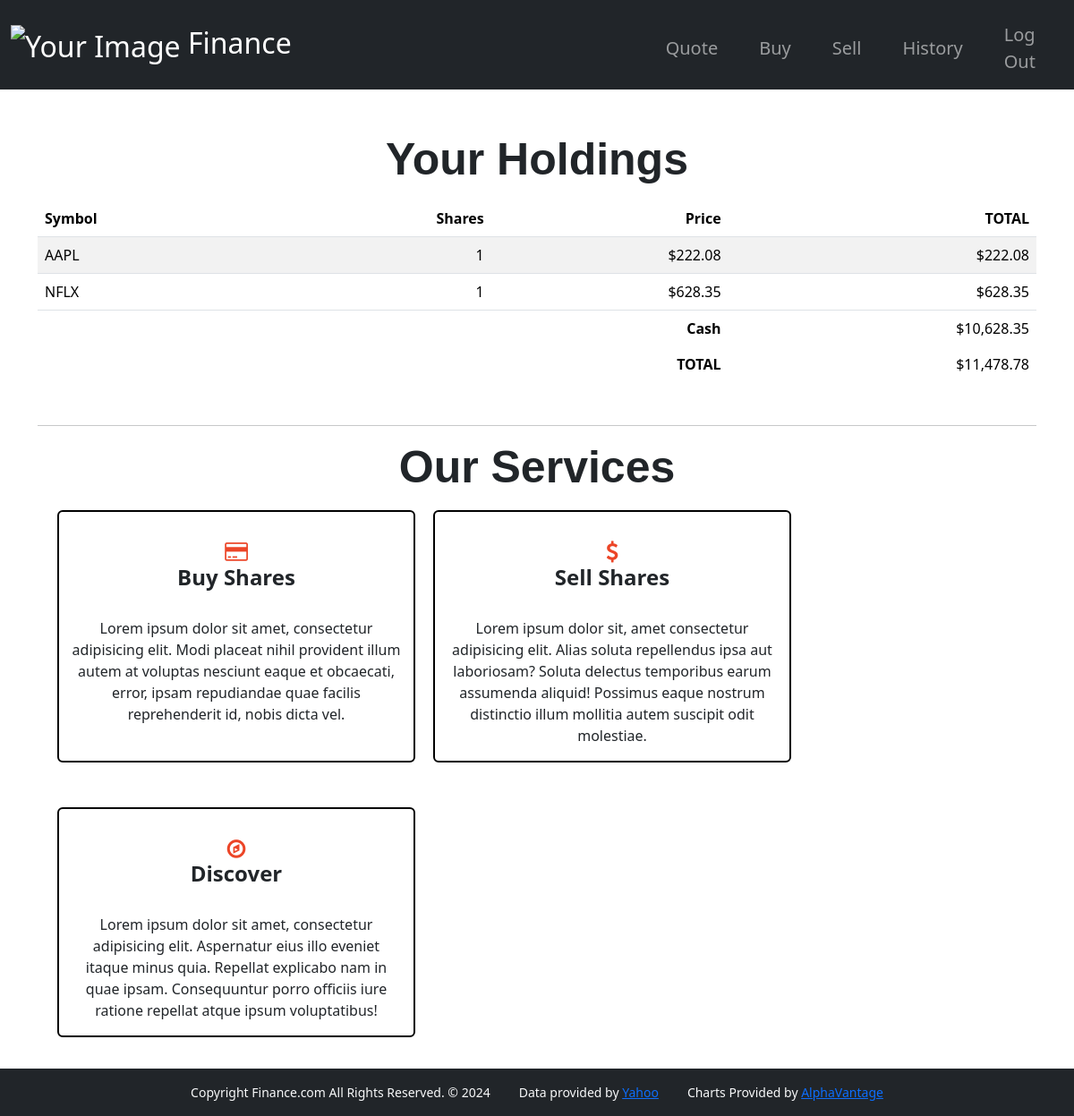
The page / (signed in) on the database its author committed.
### tables this page shows
CREATE TABLE "transactions" (buy_id INTEGER NOT NULL , symbol TEXT NOT NULL , price INTEGER , shares INTEGER , ttl_amt INTEGER , type TEXT, transacted DATETIME, FOREIGN KEY(buy_id) REFERENCES users(id));

CREATE TABLE users (id INTEGER PRIMARY KEY AUTOINCREMENT NOT NULL, username TEXT NOT NULL, hash TEXT NOT NULL, cash NUMERIC NOT NULL DEFAULT 10000.00);

### app.py (the view)
@app.route("/")
@login_required
def index():
    symbols = db.execute("""
        SELECT symbol,
               SUM(CASE WHEN type = 'BUY' THEN shares ELSE -shares END) AS ttl_shares,
               price,
               SUM(CASE WHEN type = 'BUY' THEN shares ELSE -shares END) * price AS ttl_amt
        FROM transactions
        WHERE buy_id = ?
        GROUP BY symbol
        HAVING SUM(CASE WHEN type = 'BUY' THEN shares ELSE -shares END) > 0
    """, session["user_id"])
    rows = db.execute("SELECT cash FROM users WHERE id = ?",
                      session["user_id"])
    cash = rows[0]["cash"]
    total_shares_value = sum(float(symbol["ttl_amt"]) for symbol in symbols)
    total_portfolio_value = total_shares_value + cash
    return render_template("index.html", symbols=symbols, cash=cash, total=total_portfolio_value)

### helpers.py (called while the page is built)
def login_required(f):
    @wraps(f)
    def decorated_function(*args, **kwargs):
        if session.get("user_id") is None:
            return redirect("/login")
        return f(*args, **kwargs)
    return decorated_function

def usd(value):
    return f"${value:,.2f}"

### templates/index.html
{% extends "layout.html" %} {% block title %} Home {% endblock %} {% block main
%}
<div class="mb-3">
    <h2 class="heading">Your Holdings</h2>
</div>
<table class="table table-striped">
  <thead>
    <tr>
      <th class="text-start">Symbol</th>
      <th class="text-end">Shares</th>
      <th class="text-end">Price</th>
      <th class="text-end">TOTAL</th>
    </tr>
  </thead>
  <tbody>
    {% for symbol in symbols %}
    <tr>
      <td class="text-start">{{symbol.symbol}}</td>
      <td class="text-end">{{symbol.ttl_shares}}</td>
      <td class="text-end">{{symbol.price | usd}}</td>
      <td class="text-end">{{symbol.ttl_amt | usd}}</td>
    </tr>
    {% endfor %}
  </tbody>
  <tfoot>
    <tr>
      <td class="border-0 fw-bold text-end" colspan="3">Cash</td>
      <td class="border-0 text-end">{{cash | usd}}</td>
    </tr>
    <tr>
      <td class="border-0 fw-bold text-end" colspan="3">TOTAL</td>
      <td class="border-0 w-bold text-end">{{total | usd}}</td>
    </tr>
  </tfoot>
</table>
<hr class="mt-5">
<div class="container-fluid">
  <div class="mx-auto">
    <h2 class="heading">Our Services</h2>
  </div>
  <div class="container-fluid">
    <div class="row">
      <div class="col-lg-4 card">
        <h3 class="card-title">
          <span>
          <i class="fa fa-credit-card"></i>
          </span>
          <br>
          Buy Shares
        </h3>
        <p class="card-description">
          Lorem ipsum dolor sit amet, consectetur adipisicing elit. Modi placeat nihil provident illum autem at voluptas nesciunt eaque et obcaecati, error, ipsam repudiandae quae facilis reprehenderit id, nobis dicta vel.
        </p>
      </div>
      <div class="col-lg-4 card">
        <h3 class="card-title">
          <span>
          <i class="fa fa-dollar"></i>
          </span>
          <br>
          Sell Shares
        </h3>
        <p class="card-description">
          Lorem ipsum dolor sit, amet consectetur adipisicing elit. Alias soluta repellendus ipsa aut laboriosam? Soluta delectus temporibus earum assumenda aliquid! Possimus eaque nostrum distinctio illum mollitia autem suscipit odit molestiae.
        </p>
      </div>
      <div class="col-lg-4 card">
        <h3 class="card-title">
          <span>
          <i class="fa fa-compass"></i>
          </span>
          <br>
          Discover
        </h3>
        <p class="card-description">
          Lorem ipsum dolor sit amet, consectetur adipisicing elit. Aspernatur eius illo eveniet itaque minus quia. Repellat explicabo nam in quae ipsam. Consequuntur porro officiis iure ratione repellat atque ipsum voluptatibus!
        </p>
      </div>
    </div>
  </div>
</div>
{% endblock %}

### static/styles.css (style rules this page uses)
.heading { font-size: 50px; font-weight: 550; font-family: Arial, Helvetica, sans-serif; }
.card { border: 2px solid black; width: 400px; margin: 10px; margin-bottom: 40px; }
.card-title { font-size: x-large; font-weight: 700; padding: 10px; margin: 20px; }
.card-title span i { color: rgb(236, 69, 39); }

### rows shown on the page
transactions: symbol "AAPL", ttl_shares "1", price "$222.08", ttl_amt "$222.08"
users: cash "$10,628.35"

### other values the page prints
{{ symbol.symbol }} "NFLX"
{{ symbol.ttl_shares }} "1"
{{ symbol.price | usd }} "$628.35"
{{ symbol.ttl_amt | usd }} "$628.35"
{{ total | usd }} "$11,478.78"
